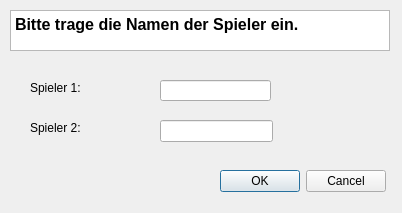
<?xml version="1.0" encoding="UTF-8"?>
<ui version="4.0">
 <class>ZweiSpielerDialog</class>
 <widget class="QDialog" name="ZweiSpielerDialog">
  <property name="geometry">
   <rect>
    <x>0</x>
    <y>0</y>
    <width>402</width>
    <height>213</height>
   </rect>
  </property>
  <property name="windowTitle">
   <string>Dialog</string>
  </property>
  <widget class="QDialogButtonBox" name="buttonBox">
   <property name="geometry">
    <rect>
     <x>220</x>
     <y>170</y>
     <width>166</width>
     <height>23</height>
    </rect>
   </property>
   <property name="orientation">
    <enum>Qt::Horizontal</enum>
   </property>
   <property name="standardButtons">
    <set>QDialogButtonBox::Cancel|QDialogButtonBox::Ok</set>
   </property>
  </widget>
  <widget class="QTextBrowser" name="textBrowser">
   <property name="geometry">
    <rect>
     <x>10</x>
     <y>10</y>
     <width>380</width>
     <height>41</height>
    </rect>
   </property>
   <property name="html">
    <string>&lt;!DOCTYPE HTML PUBLIC &quot;-//W3C//DTD HTML 4.0//EN&quot; &quot;http://www.w3.org/TR/REC-html40/strict.dtd&quot;&gt;
&lt;html&gt;&lt;head&gt;&lt;meta name=&quot;qrichtext&quot; content=&quot;1&quot; /&gt;&lt;style type=&quot;text/css&quot;&gt;
p, li { white-space: pre-wrap; }
&lt;/style&gt;&lt;/head&gt;&lt;body style=&quot; font-family:'MS Shell Dlg 2'; font-size:8pt; font-weight:400; font-style:normal;&quot;&gt;
&lt;p style=&quot; margin-top:0px; margin-bottom:0px; margin-left:0px; margin-right:0px; -qt-block-indent:0; text-indent:0px;&quot;&gt;&lt;span style=&quot; font-size:12pt; font-weight:600;&quot;&gt;Bitte trage die Namen der Spieler ein.&lt;/span&gt;&lt;/p&gt;&lt;/body&gt;&lt;/html&gt;</string>
   </property>
  </widget>
  <widget class="QLabel" name="label">
   <property name="geometry">
    <rect>
     <x>30</x>
     <y>80</y>
     <width>51</width>
     <height>16</height>
    </rect>
   </property>
   <property name="text">
    <string>Spieler 1:</string>
   </property>
  </widget>
  <widget class="QLabel" name="label_2">
   <property name="geometry">
    <rect>
     <x>30</x>
     <y>120</y>
     <width>51</width>
     <height>16</height>
    </rect>
   </property>
   <property name="text">
    <string>Spieler 2:</string>
   </property>
  </widget>
  <widget class="QLineEdit" name="lineEdit">
   <property name="geometry">
    <rect>
     <x>160</x>
     <y>80</y>
     <width>111</width>
     <height>21</height>
    </rect>
   </property>
  </widget>
  <widget class="QLineEdit" name="lineEdit_2">
   <property name="geometry">
    <rect>
     <x>160</x>
     <y>120</y>
     <width>113</width>
     <height>22</height>
    </rect>
   </property>
  </widget>
 </widget>
 <tabstops>
  <tabstop>textBrowser</tabstop>
  <tabstop>lineEdit</tabstop>
 </tabstops>
 <resources/>
 <connections>
  <connection>
   <sender>buttonBox</sender>
   <signal>accepted()</signal>
   <receiver>ZweiSpielerDialog</receiver>
   <slot>accept()</slot>
   <hints>
    <hint type="sourcelabel">
     <x>248</x>
     <y>254</y>
    </hint>
    <hint type="destinationlabel">
     <x>157</x>
     <y>274</y>
    </hint>
   </hints>
  </connection>
  <connection>
   <sender>buttonBox</sender>
   <signal>rejected()</signal>
   <receiver>ZweiSpielerDialog</receiver>
   <slot>reject()</slot>
   <hints>
    <hint type="sourcelabel">
     <x>316</x>
     <y>260</y>
    </hint>
    <hint type="destinationlabel">
     <x>286</x>
     <y>274</y>
    </hint>
   </hints>
  </connection>
 </connections>
</ui>
